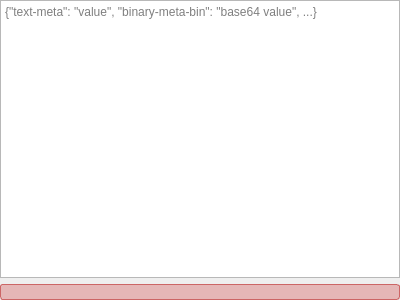
<?xml version="1.0" encoding="UTF-8"?>
<ui version="4.0">
 <class>MetadataEdit</class>
 <widget class="QWidget" name="MetadataEdit">
  <property name="geometry">
   <rect>
    <x>0</x>
    <y>0</y>
    <width>400</width>
    <height>300</height>
   </rect>
  </property>
  <property name="windowTitle">
   <string>Form</string>
  </property>
  <layout class="QVBoxLayout" name="verticalLayout">
   <property name="spacing">
    <number>6</number>
   </property>
   <property name="leftMargin">
    <number>0</number>
   </property>
   <property name="topMargin">
    <number>0</number>
   </property>
   <property name="rightMargin">
    <number>0</number>
   </property>
   <property name="bottomMargin">
    <number>0</number>
   </property>
   <item>
    <widget class="QTextEdit" name="textEdit">
     <property name="acceptRichText">
      <bool>false</bool>
     </property>
     <property name="placeholderText">
      <string>{&quot;text-meta&quot;: &quot;value&quot;, &quot;binary-meta-bin&quot;: &quot;base64 value&quot;, ...}</string>
     </property>
    </widget>
   </item>
   <item>
    <widget class="QLabel" name="error">
     <property name="styleSheet">
      <string notr="true">border: 1px solid #cc6666;
border-radius: 3px;
background-color: rgba(220, 128, 128, 128)</string>
     </property>
     <property name="text">
      <string/>
     </property>
     <property name="margin">
      <number>2</number>
     </property>
    </widget>
   </item>
  </layout>
 </widget>
 <resources/>
 <connections/>
</ui>
